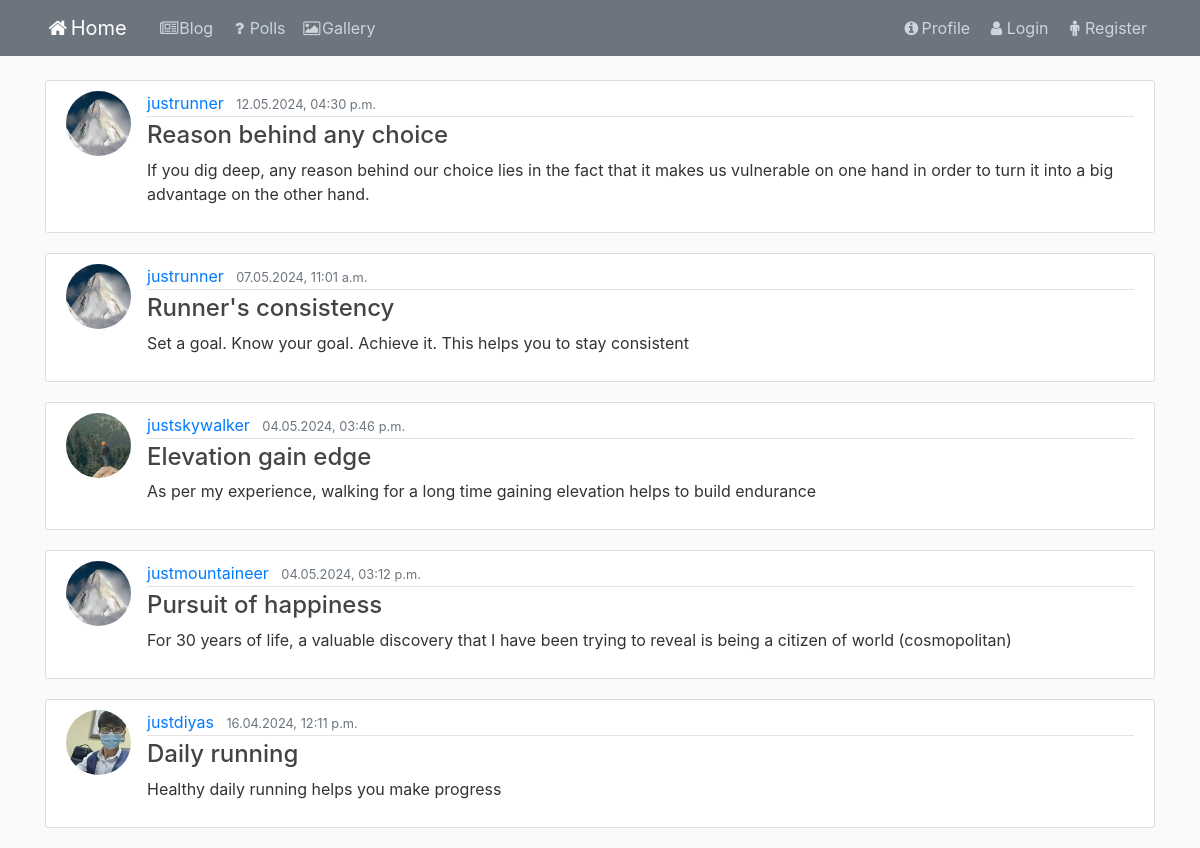
Screenshot of /blog/post/ with the database file from the repository.
### blog/models.py (models this page shows, shortened)
class Post(models.Model):
    title = models.CharField(max_length=100)
    author = models.ForeignKey(User, on_delete=models.CASCADE)
    content = models.TextField()
    publication_date = models.DateTimeField(default=timezone.now)

### user/models.py (models this page shows, shortened)
class Profile(models.Model):
    user = models.OneToOneField(User, on_delete=models.CASCADE)
    image = models.ImageField(default='default.jpg', upload_to='profile_pics')

### blog/views.py (the view)
# urls.py: path('post/', views.PostListView.as_view(), name='blog-main'),
class PostListView(generic.ListView):
    template_name = 'blog/blog.html'
    queryset = Post.objects.all()
    ordering = ['-publication_date']
    paginate_by = 5

### blog/templates/blog/blog.html (shortened to what this page needs)
{% extends 'blog/base_blog.html' %}
{% block content %}
    {% for post in post_list %}
        <article class="media content-section">
            <img class="rounded-circle article-img" src="{{ post.author.profile.image.url }}">
            <div class="media-body">
                <div class="article-metadata">
                    <a class="mr-2" href="#">{{ post.author }}</a>
                    <small class="text-muted">{{ post.publication_date|date:'d.m.Y, h:i a' }}</small>
                </div>
                <h4><a class="article-title" href="{% url 'blog:post-detail' post.pk %}">{{ post.title }}</a></h4>
                <p class="article-content"> {{ post.content }}</p>
            </div>
        </article>
    {% endfor %}
{% endblock content %}

### blog/static/blog/base.css (style rules this page uses)
body { background: #fafafa; color: #333333; margin-top: 5rem; }
h1, h2, h3, h4, h5, h6 { color: #444444; }
.content-section { background: #ffffff; padding: 10px 20px; border: 1px solid #dddddd; border-radius: 3px; margin-bottom: 20px; }
.article-title { color: #444444; }
.article-content { white-space: pre-line; }
.article-img { height: 65px; width: 65px; margin-right: 16px; }
.article-metadata { padding-bottom: 1px; margin-bottom: 4px; border-bottom: 1px solid #e3e3e3 }

### rows the page displays
Post: author.profile.image (placeholder picture), author "justrunner", publication_date "12.05.2024, 04:30 p.m.", title "Reason behind any choice", content "If you dig deep, any reason behind our choice lies in the fact that it makes us vulnerable on one hand in order to turn it into a big advantage on the other hand."
Post: author.profile.image (placeholder picture), author "justrunner", publication_date "07.05.2024, 11:01 a.m.", title "Runner's consistency", content "Set a goal. Know your goal. Achieve it. This helps you to stay consistent"
Post: author.profile.image (picture), author "justskywalker", publication_date "04.05.2024, 03:46 p.m.", title "Elevation gain edge", content "As per my experience, walking for a long time gaining elevation helps to build endurance"
Post: author.profile.image (placeholder picture), author "justmountaineer", publication_date "04.05.2024, 03:12 p.m.", title "Pursuit of happiness", content "For 30 years of life, a valuable discovery that I have been trying to reveal is being a citizen of world (cosmopolitan)"
Post: author.profile.image (picture), author "justdiyas", publication_date "16.04.2024, 12:11 p.m.", title "Daily running", content "Healthy daily running helps you make progress"
